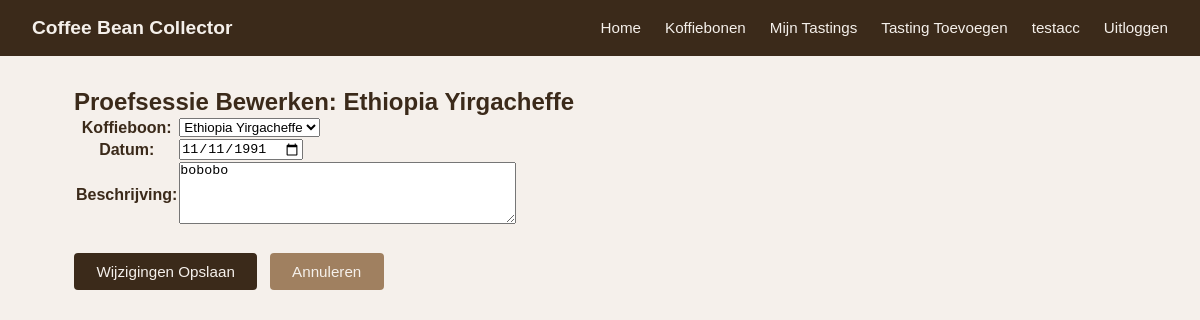
The app's page /proefsessie/7/bewerken/ (signed in) with its own data.
### base/models.py (models this page shows, shortened)
class Tasting(models.Model):
    bean = models.ForeignKey('Bean', on_delete=models.CASCADE, related_name='tastings')
    user = models.ForeignKey(User, on_delete=models.CASCADE, related_name='tastings')
    date = models.DateField()
    description = models.TextField()

class Bean(models.Model):
    name = models.CharField(max_length=255)
    country_of_origin = models.CharField(max_length=255)
    roaster = models.CharField(max_length=255, blank=True, default='')
    harvest_season = models.CharField(max_length=255)
    in_season = models.BooleanField(default=True)
    approved = models.BooleanField(default=False)
    approved_by = models.ForeignKey(
        User, null=True, blank=True, on_delete=models.SET_NULL, related_name='approved_beans'
    )
    def __str__(self):
        return self.name

### base/views.py (the view, shortened to what this page needs)
# urls.py: path('proefsessie/<int:pk>/bewerken/', views.tasting_edit, name='tasting_edit'),
@login_required(login_url='/login/')
def tasting_edit(request, pk):
    from .models import Tasting
    tasting = Tasting.objects.get(pk=pk, user=request.user)
    form = TastingForm(request.POST or None, instance=tasting)
    return render(request, 'base/tasting_edit.html', {'form': form, 'tasting': tasting})

### base/forms.py (shortened to what this page needs)
class TastingForm(forms.ModelForm):
    class Meta:
        model = Tasting
        fields = ['bean', 'date', 'description']
        labels = {
            'bean': 'Koffieboon',
            'date': 'Datum',
            'description': 'Beschrijving',
        }
        widgets = {
            'date': forms.DateInput(attrs={'type': 'date'}),
            'description': forms.Textarea(attrs={'rows': 4}),
        }

### base/templates/base/tasting_edit.html (shortened to what this page needs)
{% extends 'base.html' %}
{% block content %}
<div class="container">
    <h2>Proefsessie Bewerken: {{ tasting.bean.name }}</h2>
    <form method="POST">
        <table style="margin-bottom: 15px;">
            {{ form.as_table }}
        </table>
        <button type="submit" class="btn">Wijzigingen Opslaan</button>
        <a href="{% url 'tasting_list' %}" class="btn btn-secondary">Annuleren</a>
    </form>
</div>
{% endblock %}

### base/templates/base.html (shortened to what this page needs)
{% load static %}
<!DOCTYPE html>
<html lang="nl">
<head>
    <link rel="stylesheet" href="{% static 'base/css/style.css' %}">
</head>
<body>
<nav>
    <a class="brand" href="/">Coffee Bean Collector</a>
    <ul>
        <li><a href="/">Home</a></li>
        <li><a href="{% url 'bean_list' %}">Koffiebonen</a></li>
        {% if user.is_authenticated %}
            <li><a href="{% url 'tasting_list' %}">Mijn Tastings</a></li>
            <li><a href="{% url 'tasting_add' %}">Tasting Toevoegen</a></li>
            <li><a href="{% url 'profile' %}">{{ user.get_full_name|default:user.username }}</a></li>
            <li>
                <form method="post" action="{% url 'logout' %}" style="margin:0;">
                    <button type="submit" class="nav-logout-btn">Uitloggen</button>
                </form>
            </li>
        {% else %}
            <li><a href="{% url 'login' %}">Inloggen</a></li>
            <li><a href="{% url 'register' %}">Registreren</a></li>
        {% endif %}
    </ul>
</nav>
<main>
    {% block content %}
    {% endblock %}
</main>
</body>
</html>

### base/static/base/css/style.css (style rules this page uses)
* { margin: 0; padding: 0; box-sizing: border-box; }
body { font-family: Arial, sans-serif; background-color: #f5f0eb; color: #3b2a1a; }
nav { background-color: #3b2a1a; padding: 0 2rem; display: flex; align-items: center; justify-content: space-between; height: 56px; }
nav .brand { color: #f5f0eb; font-size: 1.2rem; font-weight: bold; text-decoration: none; }
nav ul { list-style: none; display: flex; gap: 1.5rem; }
nav ul li a { color: #f5f0eb; text-decoration: none; font-size: 0.95rem; }
main { max-width: 1100px; margin: 2rem auto; padding: 0 1.5rem; }
.nav-logout-btn { background: none; border: none; color: #f5f0eb; font-size: 0.95rem; cursor: pointer; padding: 0; font-family: inherit; }
.btn { display: inline-block; margin-top: 0.5rem; padding: 0.6rem 1.4rem; background-color: #3b2a1a; color: #f5f0eb; border: none; border-radius: 4px; font-size: 0.95rem; cursor: pointer; text-decoration: none; }
.btn-secondary { background-color: #a08060; margin-left: 0.5rem; }

### records on screen
Tasting: bean.name "Ethiopia Yirgacheffe", bean "Ethiopia Yirgacheffe", date "11/11/1991", description "bobobo"

### other values on screen
{{ user.get_full_name|default:user.username }} "testacc"
